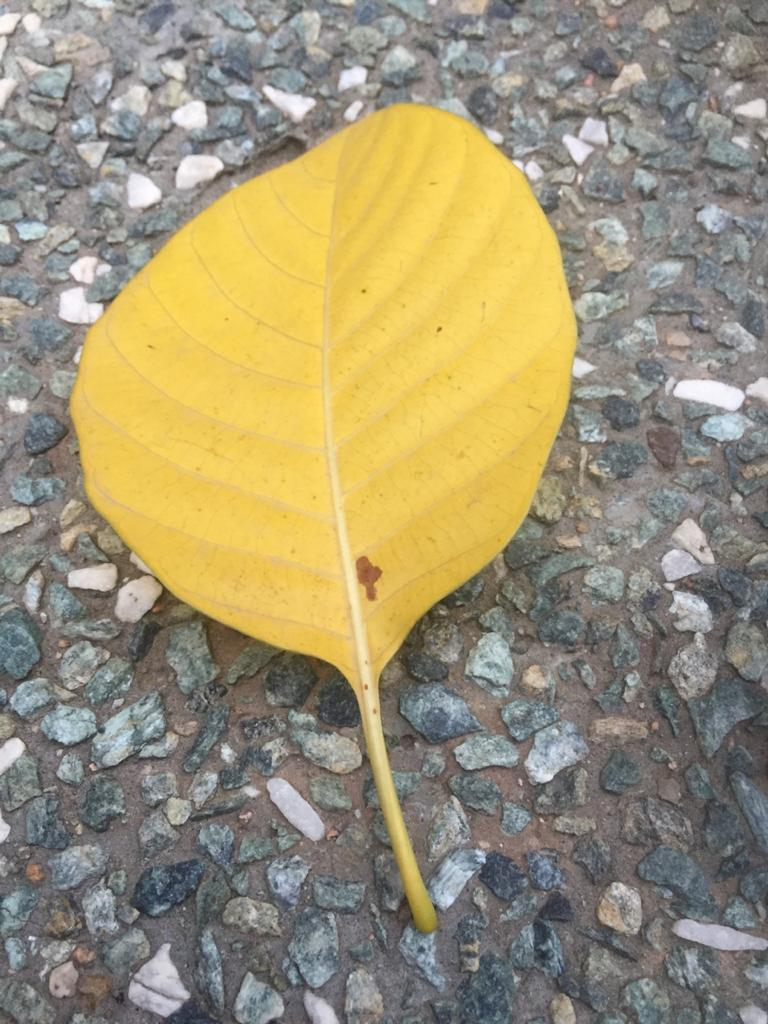
#> input picture lcc/leaf3.jpeg, 768 x 1024 px, given in place of DSC_0100.jpg, which was not available
$ python lcc.py
#> lines starting #> are read from the running program, lines starting #| are printed output that depends on the picture; after the words box and inside, x2 and y2 are one past the last pixel; in counts of white or black regions, pixels touching at a corner belong together; pictures that were not available may be replaced by others from this repository, and a replacement may not be noted
import cv2
import numpy as np
import matplotlib.pyplot as plt

from ciede2000 import CIEDE2000

# masks the image
# look at https://realpython.com/python-opencv-color-spaces/ for more about image segmentation
def maskedImage(filename):
    # load image
#> called with filename = 'DSC_0100.jpg'
    image = cv2.imread(filename)
#> image is the input picture: shape (1024, 768, 3); mean B, G, R 116.9, 146.6, 156.3

    w, h, _ = image.shape
#> w = 1024; h = 768
    print('old size', w, h, w*h)
#| old size 1024 768 786432
    # while(w * h >= 50000):
    #     image = cv2.resize(image, None, fx=0.5, fy=0.5)
    #     w, h, _ = image.shape

    # change these values
    width = 224
    height = 224

    dim = (width, height)
    image = cv2.resize(image, dim, interpolation = cv2.INTER_AREA)
#> image: shape (224, 224, 3)

    print('new size', w, h, w*h)
#| new size 1024 768 786432

    image = cv2.cvtColor(image, cv2.COLOR_BGR2RGB)
    plt.imshow(image)
    plt.show()
    hsv_image = cv2.cvtColor(image, cv2.COLOR_RGB2HSV)
#> hsv_image: shape (224, 224, 3); mean H, S, V 53.7, 57.4, 159.8
    # masking range in hsv
    # lower_bound = (35, 60, 35)
    lower_bound = (20, 60, 35)
    upper_bound = (100, 255, 255)

    # create the mask
    lower_square = np.full((10, 10, 3), lower_bound, dtype=np.uint8) / 255.0
    upper_square = np.full((10, 10, 3), upper_bound, dtype=np.uint8) / 255.0
    mask = cv2.inRange(hsv_image, lower_bound, upper_bound)
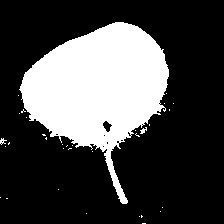
#> mask: shape (224, 224); 27.5% white; 33 white regions (30 under 20 px), largest, box (x1, y1, x2, y2) and area: (19, 22, 169, 204) 13696, (140, 127, 147, 134) 26, (0, 138, 7, 145) 24

    # apply mask
    result = cv2.bitwise_and(image, image, mask=mask)

    return result

# given the filename of an image, this method returns the flattened lab values
def convertToLAB(filename):
    img = cv2.imread(filename)
    img = cv2.cvtColor(img, cv2.COLOR_BGR2RGB)
    img = np.float32(img)
    img *= 1./255
    Lab = cv2.cvtColor(img, cv2.COLOR_RGB2Lab)
    L, a, b = cv2.split(Lab)
    return (L.flatten(), a.flatten(), b.flatten())

# given the filename of an image, this method returns the flattened lab values
def convertToLABAndMask(filename):
    img = maskedImage(filename)

    # dislay the masked image
    plt.imshow(img)
    plt.show()
    img = np.float32(img)

    # convert masked image to lab and flatten image
    img *= 1./255
    Lab = cv2.cvtColor(img, cv2.COLOR_RGB2Lab)
#> Lab: shape (224, 224, 3) float32; mean of channels 0, 1, 2 22.3, 0, 15.4
    L, a, b = cv2.split(Lab)
    return (L.flatten(), a.flatten(), b.flatten())

# iterates through the image and quotient of the sum of the differents and the length
def total_difference(L1, a1, b1, L2, a2, b2):
    length = L1.shape[0]
    lccLength = L2.shape[0]
    trueLength = 0
    diff = 0
    for i in range(length):
        # wrap the lcc chart, if the image is larger than the lcc image
        lccIndex = i % lccLength
        # do not count black pixels
        if L1[i] != 0.0 and a1[i]!=0.0 and b1[i]!=0.0:
            diff += CIEDE2000((L1[i], a1[i], b1[i]), (L2[lccIndex], a2[lccIndex], b2[lccIndex]))
            trueLength += 1
    if(trueLength == 0):
        return 0
    return diff/trueLength


if __name__ == "__main__":

    # REPLACE THE NAME OF THE IMAGE
    filename = 'DSC_0100.jpg'


    LCC2 = 'LCC2.jpeg'
    LCC3 = 'LCC3.jpeg'
    LCC4 = 'LCC4.jpeg'
    LCC5 = 'LCC5.jpeg'

    L, a, b = convertToLABAndMask(filename)

    L_LCC2, a_LCC2, b_LCC2 = convertToLAB(LCC2)
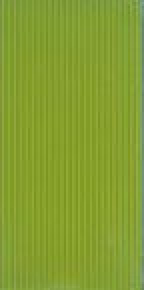
#> input picture lcc/LCC2.jpeg, 72 x 145 px (shown 2 times larger)
#> in convertToLAB, img is the input picture: shape (145, 72, 3); mean B, G, R 49, 158.6, 132.7
#> in convertToLAB, `Lab = cv2.cvtColor(img, cv2.COLOR_RGB2Lab)`: Lab: shape (145, 72, 3) float32; mean of channels 0, 1, 2 61.5, -24.6, 51.5
#> L_LCC2 = 10440 values, max 68.48 at index 5252, min 51.98 at index 935, mean 61.47; a_LCC2 = 10440 values, max -13.92 at index 9935, min -29.81 at index 1071, mean -24.63; b_LCC2 = 10440 values, max 57.86 at index 4468, min 7.19 at index 143, mean 51.49
    L_LCC3, a_LCC3, b_LCC3 = convertToLAB(LCC3)
#> call 2 of convertToLAB, with filename = 'LCC3.jpeg'
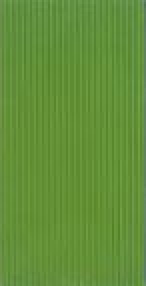
#> input picture lcc/LCC3.jpeg, 73 x 143 px (shown 2 times larger)
#> in convertToLAB, img is the input picture: shape (143, 73, 3); mean B, G, R 57.3, 144.1, 98.7
#> in convertToLAB (call 2), `Lab = cv2.cvtColor(img, cv2.COLOR_RGB2Lab)`: Lab: shape (143, 73, 3) float32; mean of channels 0, 1, 2 54.9, -30.8, 40.3
#> L_LCC3 = 10439 values, max 62.79 at index 25, min 44.95 at index 218, mean 54.93; a_LCC3 = 10439 values, max -17.89 at index 9927, min -33.36 at index 4384, mean -30.77; b_LCC3 = 10439 values, max 45.31 at index 9412, min 10.86 at index 9927, mean 40.33
    L_LCC4, a_LCC4, b_LCC4 = convertToLAB(LCC4)
#> call 3 of convertToLAB, with filename = 'LCC4.jpeg'
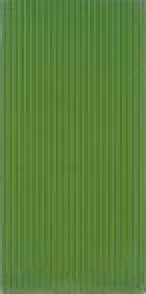
#> input picture lcc/LCC4.jpeg, 73 x 147 px (shown 2 times larger)
#> in convertToLAB, img is the input picture: shape (147, 73, 3); mean B, G, R 58, 129.1, 89.5
#> in convertToLAB (call 3), `Lab = cv2.cvtColor(img, cv2.COLOR_RGB2Lab)`: Lab: shape (147, 73, 3) float32; mean of channels 0, 1, 2 49.6, -27, 33.7
#> in convertToLAB (call 3), `L, a, b = cv2.split(Lab)`:
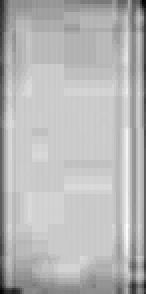
#> b: shape (147, 73) float32 (shown 2 times larger); min 12.77, max 41.94, mean 33.7; drawn with min black and max white
#> L_LCC4 = 10731 values, max 70.94 at index 10730, min 42.88 at index 10225, mean 49.62; a_LCC4 = 10731 values, max -15.23 at index 10592, min -30.92 at index 3427, mean -26.97; b_LCC4 = 10731 values, max 41.94 at index 8239, min 12.77 at index 71, mean 33.71
    L_LCC5, a_LCC5, b_LCC5 = convertToLAB(LCC5)
#> call 4 of convertToLAB, with filename = 'LCC5.jpeg'
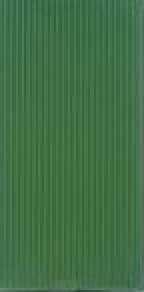
#> input picture lcc/LCC5.jpeg, 72 x 146 px (shown 2 times larger)
#> in convertToLAB, img is the input picture: shape (146, 72, 3); mean B, G, R 70.7, 111.7, 65.9
#> in convertToLAB (call 4), `Lab = cv2.cvtColor(img, cv2.COLOR_RGB2Lab)`: Lab: shape (146, 72, 3) float32; mean of channels 0, 1, 2 42.8, -24.9, 17.9
#> in convertToLAB (call 4), `L, a, b = cv2.split(Lab)`:
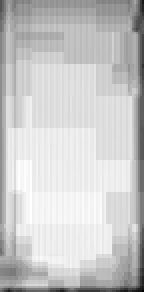
#> b: shape (146, 72) float32 (shown 2 times larger); min 2.75, max 22, mean 17.9; drawn with min black and max white
#> L_LCC5 = 10512 values, max 56.74 at index 10511, min 27.23 at index 10479, mean 42.79; a_LCC5 = 10512 values, max -11.67 at index 10511, min -27.19 at index 5775, mean -24.94; b_LCC5 = 10512 values, max 22 at index 6345, min 2.75 at index 10511, mean 17.94

    print()

    print('LCC2', total_difference(L, a, b, L_LCC2, a_LCC2, b_LCC2))
#> after the loop in total_difference, `for i in range(length):`: diff = 0
#> (the call stopped at in total_difference, `diff += CIEDE2000((L1[i], a1[i], b1[i]), (L2[lccIndex], a2[lccIndex], ..`: ciede2000 is not available in this run)
    print('LCC3', total_difference(L, a, b, L_LCC3, a_LCC3, b_LCC3))
#> (the call stopped at in total_difference, `diff += CIEDE2000((L1[i], a1[i], b1[i]), (L2[lccIndex], a2[lccIndex], ..`: ciede2000 is not available in this run)
    print('LCC4', total_difference(L, a, b, L_LCC4, a_LCC4, b_LCC4))
#> (the call stopped at in total_difference, `diff += CIEDE2000((L1[i], a1[i], b1[i]), (L2[lccIndex], a2[lccIndex], ..`: ciede2000 is not available in this run)
    print('LCC5', total_difference(L, a, b, L_LCC5, a_LCC5, b_LCC5))
#> (the call stopped at in total_difference, `diff += CIEDE2000((L1[i], a1[i], b1[i]), (L2[lccIndex], a2[lccIndex], ..`: ciede2000 is not available in this run)

    print()
